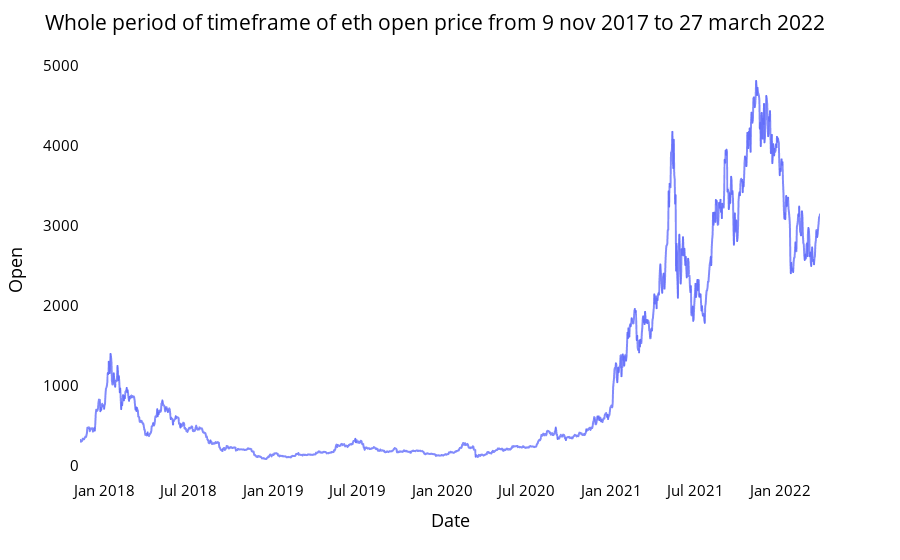

The notebook cell this image was saved under:
### Code cell
opening_prices = Stock_data[["Date","Open"]]


print("Shape of opening prices NO of days {} No of columns {}".format(opening_prices.shape[0],opening_prices.shape[1]))
print("----------------------------------------------------------")
print(opening_prices.head())
print("----------------------------------------------------------")
print(opening_prices.tail())

fig = px.line(opening_prices, x=opening_prices.Date, y=opening_prices.Open,labels={'date':'Date','open':'Open Stock'})
fig.update_traces(marker_line_width=2, opacity=0.8, marker_line_color='orange')
fig.update_layout(title_text='Whole period of timeframe of eth open price from 9 nov 2017 to 27 march 2022', plot_bgcolor='white', 
                  font_size=15, font_color='black')
fig.update_xaxes(showgrid=False)
fig.update_yaxes(showgrid=False)
fig.show()

### Figure 1 — Plotly figure (JSON) as saved in the notebook; plotly's stock layout.template omitted (floating-point values rounded to 4 significant figures; data arrays with more than 128 entries replaced by an {"elided": "..."} marker saying what was removed)
{"data": [{"hovertemplate": "Date=%{x}<br>Open=%{y}<extra></extra>", "legendgroup": "", "line": {"color": "#636efa", "dash": "solid"}, "marker": {"line": {"color": "orange", "width": 2}, "symbol": "circle"}, "mode": "lines", "name": "", "opacity": 0.8, "showlegend": false, "type": "scattergl", "x": {"elided": "1600 str values"}, "xaxis": "x", "y": {"elided": "1600 float values"}, "yaxis": "y"}], "layout": {"font": {"color": "black", "size": 15}, "legend": {"tracegroupgap": 0}, "margin": {"t": 60}, "plot_bgcolor": "white", "title": {"text": "Whole period of timeframe of eth open price from 9 nov 2017 to 27 march 2022"}, "xaxis": {"anchor": "y", "domain": [0, 1], "showgrid": false, "title": {"text": "Date"}}, "yaxis": {"anchor": "x", "domain": [0, 1], "showgrid": false, "title": {"text": "Open"}}}}
